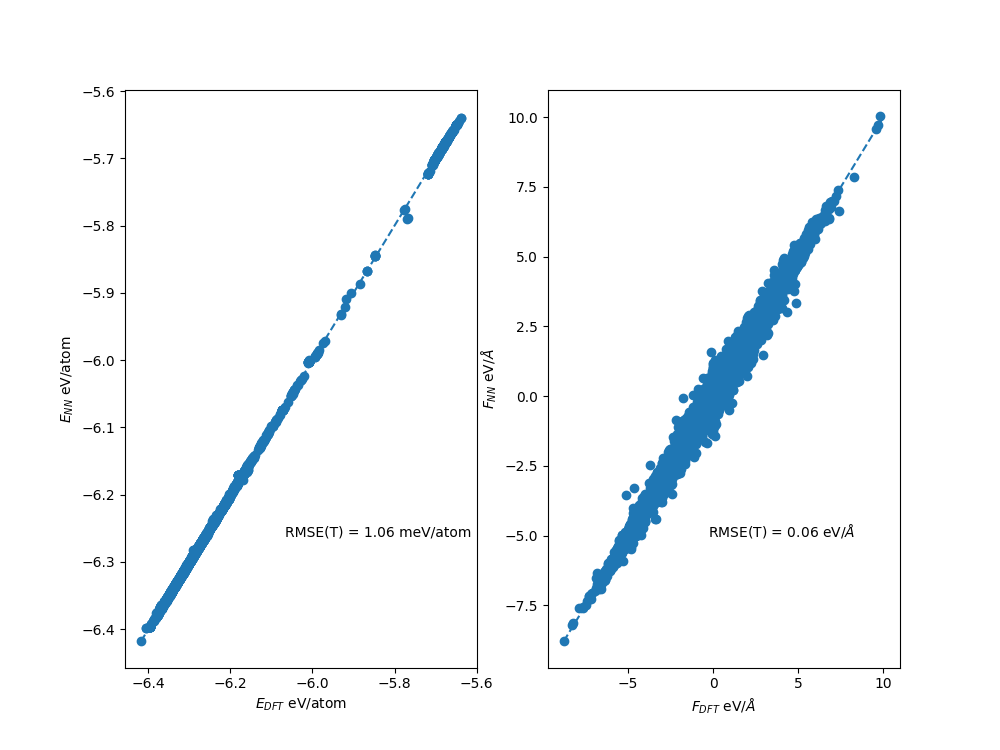

Generate this figure with Python:
from ase.io import *
from tqdm import tqdm
import numpy as np
import matplotlib.pyplot as plt
from ase.geometry import wrap_positions
import argparse

def prep_traj(traj):
    data=[]
    for atoms in traj:
        del atoms.constraints
        atoms.set_pbc([1,1,0])
        atoms.set_calculator()
        cell = atoms.get_cell()
        pos = atoms.get_positions()
        pos2 = wrap_positions(pos, cell)
        atoms.set_positions(pos2)
        data.append(atoms)

    return data

def check_in_train(traj, train_traj):
    data_t = traj.copy()
    train_data_t = train_traj.copy()

    print('Prepping Data')
    train_data = prep_traj(train_data_t)
    data = prep_traj(data_t)
    train, valid=[],[]

    print('Creating train/valid list')
    for i in tqdm(range(len(data))):
        atoms = data[i]
        if atoms in train_data:
            train.append(i)
        else:
            valid.append(i)

    return train, valid

def plot_parity(traj, traj_nn, train_traj=None):
    e_dft = np.array([atoms.get_potential_energy()/len(atoms) for atoms in traj])
    e_nn =  np.array([atoms.get_potential_energy()/len(atoms) for atoms in traj_nn])
    f_dft = [atoms.get_forces() for atoms in traj]
    f_nn =  [atoms.get_forces() for atoms in traj_nn]

    if train_traj:
        train_list, valid_list = check_in_train(traj, train_traj)

        e_dft_t = np.take(e_dft, train_list)
        e_dft_v = np.take(e_dft, valid_list)
        e_nn_t = np.take(e_nn, train_list)
        e_nn_v = np.take(e_nn, valid_list)
        f_dft_t = np.take(f_dft, train_list)
        f_dft_v = np.take(f_dft, valid_list)
        f_nn_t = np.take(f_nn, train_list)
        f_nn_v = np.take(f_nn, valid_list)

        f_dft = np.concatenate(f_dft).ravel()
        f_nn = np.concatenate(f_nn).ravel()
        f_dft_t = np.concatenate(f_dft_t).ravel()
        f_dft_v = np.concatenate(f_dft_v).ravel()
        f_nn_t = np.concatenate(f_nn_t).ravel()
        f_nn_v = np.concatenate(f_nn_v).ravel()

        rmse_e_t = np.sqrt(np.mean(abs(e_dft_t-e_nn_t)**2))*1000
        rmse_e_v = np.sqrt(np.mean(abs(e_dft_v-e_nn_v)**2))*1000
        rmse_f_t = np.sqrt(np.mean(abs(f_dft_t-f_nn_t)**2))
        rmse_f_v = np.sqrt(np.mean(abs(f_dft_v-f_nn_v)**2))

        xx_e = [np.min(np.concatenate((e_dft,e_nn))), np.max(np.concatenate((e_dft,e_nn)))]
        x_text = np.mean(xx_e)-0.05*(np.max(np.concatenate((e_dft,e_nn)))-np.min(np.concatenate((e_dft,e_nn))))
        y_text_t = np.mean(xx_e)-0.3*(np.max(np.concatenate((e_dft,e_nn)))-np.min(np.concatenate((e_dft,e_nn))))
        y_text_v = np.mean(xx_e)-0.35*(np.max(np.concatenate((e_dft,e_nn)))-np.min(np.concatenate((e_dft,e_nn))))

        plt.figure(figsize=(10,7.5))
        plt.subplot(1, 2, 1)
        plt.plot(e_dft_t,e_nn_t,'o', color='#1f77b4', alpha=0.5)
        plt.plot(e_dft_v,e_nn_v,'o', color='tab:orange', alpha=0.5)
        plt.plot(xx_e,xx_e,'k--')
        plt.text(x_text,y_text_t,'RMSE(T) = %.02f meV/atom'% (rmse_e_t))
        plt.text(x_text,y_text_v,'RMSE(V) = %.02f meV/atom'% (rmse_e_v))
        plt.xlabel('$E_{DFT}$ eV/atom')
        plt.ylabel('$E_{NN}$ eV/atom')

        xx_f = [np.min(np.concatenate((f_dft,f_nn))), np.max(np.concatenate((f_dft,f_nn)))]
        x_text = np.mean(xx_f)-0.05*(np.max(np.concatenate((f_dft,f_nn)))-np.min(np.concatenate((f_dft,f_nn))))
        y_text_t = np.mean(xx_f)-0.3*(np.max(np.concatenate((f_dft,f_nn)))-np.min(np.concatenate((f_dft,f_nn))))
        y_text_v = np.mean(xx_f)-0.35*(np.max(np.concatenate((f_dft,f_nn)))-np.min(np.concatenate((f_dft,f_nn))))

        plt.subplot(1, 2, 2)
        plt.plot(f_dft_t,f_nn_t,'o', color='#1f77b4', alpha=0.5)
        plt.plot(f_dft_v,f_nn_v,'o', color='tab:orange', alpha=0.5)
        plt.plot(xx_f,xx_f,'k--')
        plt.text(x_text,y_text_t,'RMSE(T) = %.02f eV/$\AA$'% (rmse_f_t))
        plt.text(x_text,y_text_v,'RMSE(V) = %.02f eV/$\AA$'% (rmse_f_v))
        plt.xlabel('$F_{DFT}$ eV/$\AA$')
        plt.ylabel('$F_{NN}$ eV/$\AA$')
        plt.savefig('parity.png',bbox_inches='tight', pad_inches=0.01)
        plt.show()

    else:
        ee = abs(e_dft-e_nn)*1000
        e_rmse = np.sqrt(np.mean(ee**2))
        e_all = np.concatenate((e_dft,e_nn))
        e_min = np.min(np.min(e_all))
        e_max = np.max(np.max(e_all))
        xx = [e_min,e_max]
        x_text = np.mean(xx)-0.05*(e_max-e_min)
        y_text = np.mean(xx)-0.3*(e_max-e_min)
        plt.figure(figsize=(10,7.5))
        plt.subplot(1, 2, 1)
        plt.plot(e_dft,e_nn,'o', color='#1f77b4')
        plt.plot(xx,xx,'--')
        plt.text(x_text,y_text,'RMSE(T) = %.02f meV/atom'% (e_rmse))
        plt.xlabel('$E_{DFT}$ eV/atom')
        plt.ylabel('$E_{NN}$ eV/atom')

        f_dft = np.concatenate(f_dft).ravel()
        f_nn = np.concatenate(f_nn).ravel()
        fe = abs(f_dft-f_nn)
        f_rmse = np.sqrt(np.mean(fe**2))

        f_all = np.concatenate((f_dft,f_nn))
        f_min = np.min(np.min(f_all))
        f_max = np.max(np.max(f_all))
        xx = [f_min,f_max]
        x_text = np.mean(xx)-0.05*(f_max-f_min)
        y_text = np.mean(xx)-0.3*(f_max-f_min)
        
        plt.subplot(1, 2, 2)
        plt.plot(f_dft,f_nn,'o', color='#1f77b4')
        plt.plot(xx,xx,'--')
        plt.text(x_text,y_text,'RMSE(T) = %.02f eV/$\AA$'% (f_rmse))
        plt.xlabel('$F_{DFT}$ eV/$\AA$')
        plt.ylabel('$F_{NN}$ eV/$\AA$')
        
        plt.savefig('parity.png')
        plt.show()
        
if __name__=="__main__":
    parser = argparse.ArgumentParser()
    parser.add_argument('--d', help="Train trajectory", default=None)
    parser.add_argument('--n', help="Train trajectory", default=None)
    parser.add_argument('--t', help="Train trajectory", default=None)

    args = parser.parse_args()

    traj = read(args.d,':')
    traj_nn = read(args.n,':')

    if args.t:
        train = read(args.t,':')
        plot_parity(traj, traj_nn, train)
    else:
        plot_parity(traj, traj_nn)
